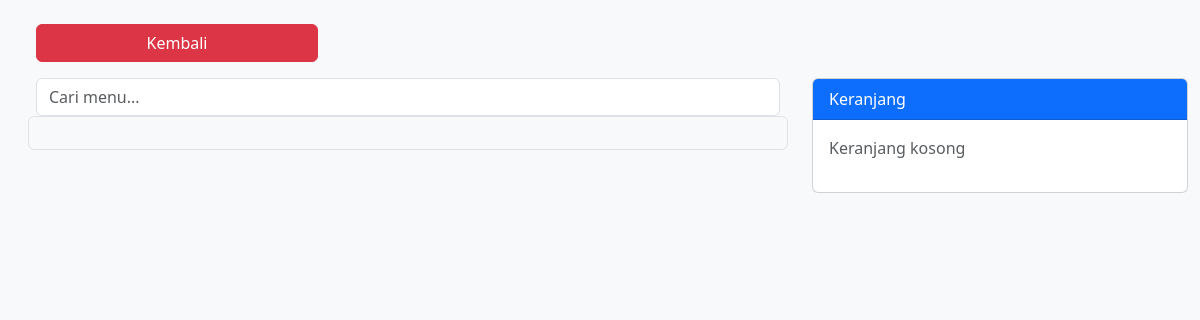
The page /admin/transaksi.php (signed in) on the database as committed earlier.
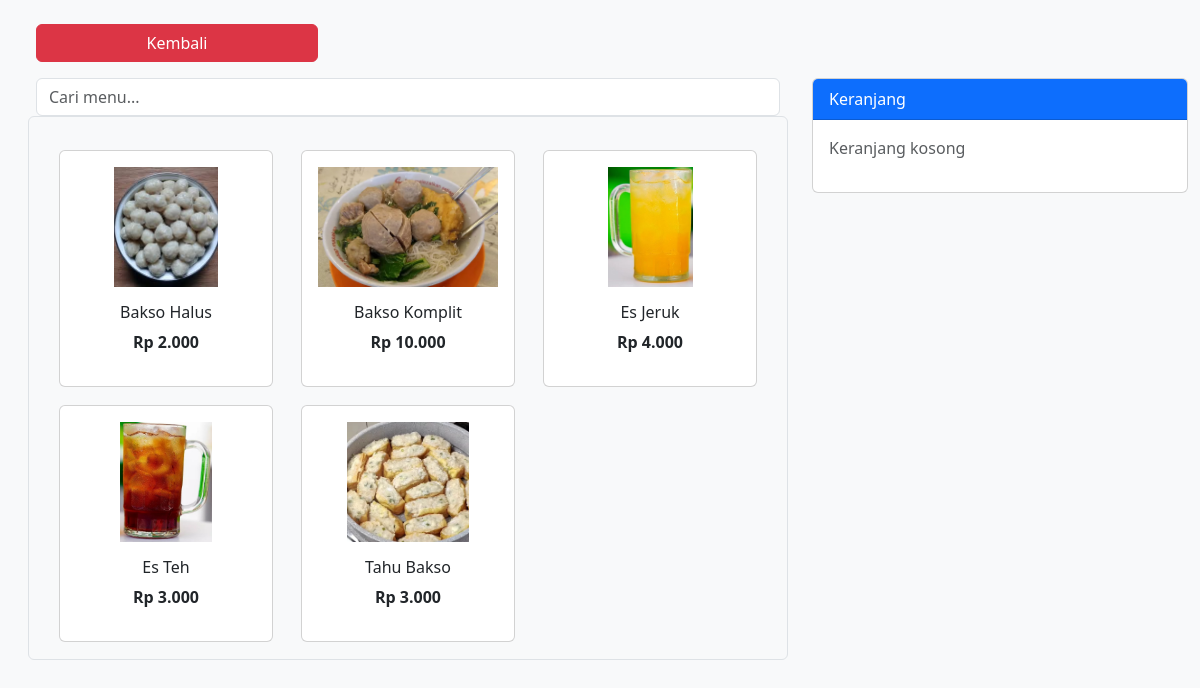
The same page on the database as committed later.
### tables this page shows
CREATE TABLE `menu` (
  `id` int(11) NOT NULL AUTO_INCREMENT,
  `nama_menu` varchar(150) NOT NULL,
  `harga` double NOT NULL,
  `stok` int(11) NOT NULL DEFAULT 0,
  `id_kategori` int(11) DEFAULT NULL,
  `gambar` varchar(255) DEFAULT NULL,
  PRIMARY KEY (`id`),
  KEY `id_kategori` (`id_kategori`),
  CONSTRAINT `menu_ibfk_1` FOREIGN KEY (`id_kategori`) REFERENCES `kategori` (`id`) ON DELETE SET NULL ON UPDATE CASCADE
);

### admin/transaksi.php (the view, shortened to what this page needs)
<?php
require 'conn.php';
function rupiah($angka)
{
    return 'Rp ' . number_format($angka, 0, ',', '.');
}
$keyword = $_GET['cari'] ?? '';
$keyword_safe = mysqli_real_escape_string($conn, $keyword);
$menu = mysqli_query(
    $conn,
    $keyword
        ? "SELECT * FROM menu WHERE nama_menu LIKE '%$keyword_safe%' ORDER BY nama_menu ASC"
        : "SELECT * FROM menu ORDER BY nama_menu ASC"
);
?>
<!DOCTYPE html>
<html lang="id">
<head>
    <link href="https://cdn.jsdelivr.net/npm/bootstrap@5.3.3/dist/css/bootstrap.min.css" rel="stylesheet">
</head>
<body class="p-4">
    <div class="container-fluid">
        <a href="dashboard.php" class="btn btn-danger mb-3 w-25">Kembali</a>
        <div class="row">
            <div class="col-lg-8">
                <form method="get" class="mb-3">
                    <input type="text" name="cari"
                        value="<?= htmlspecialchars($keyword) ?>"
                        class="form-control"
                        placeholder="Cari menu...">
                </form>
                <div class="row row-cols-2 row-cols-md-3 g-3 p-3 border rounded">
                    <?php while ($m = mysqli_fetch_assoc($menu)): ?>
                        <div class="col">
                            <form method="post">
                                <button name="tambah" class="border-0 bg-transparent w-100">
                                    <div class="card p-3 h-100">
                                        <img src="../assets/<?= $m['gambar'] ?? 'default.jpg' ?>">
                                        <div class="card-body text-center">
                                            <h6><?= htmlspecialchars($m['nama_menu']) ?></h6>
                                            <b><?= rupiah($m['harga']) ?></b>
                                        </div>
                                    </div>
                                </button>
                            </form>
                        </div>
                    <?php endwhile; ?>
                </div>
            </div>
            <div class="col-lg-4 position-fixed" style="right:0">
                <div class="card">
                    <div class="card-header bg-primary text-white">Keranjang</div>
                    <div class="card-body">
                        <?php if ($_SESSION['cart']): ?>
                            <table class="table table-sm">
                                <?php $total = 0;
                                foreach ($_SESSION['cart'] as $id => $c):
                                    $total += $c['subtotal']; ?>
                                    <tr>
                                        <td><?= $c['nama'] ?></td>
                                        <td>
                                            <form method="post" class="d-flex">
                                                <input type="hidden" name="update_id" value="<?= $id ?>">
                                                <input type="number"
                                                    name="jumlah_baru"
                                                    value="<?= $c['jumlah'] ?>"
                                                    min="1"
                                                    class="form-control form-control-sm me-1"
                                                    style="width:60px"
                                                    onchange="this.form.submit()">
                                            </form>
                                        </td>
                                        <td><?= rupiah($c['subtotal']) ?></td>
                                        <td>
                                            <a href="?hapus=<?= $id ?>"
                                                class="btn btn-sm btn-danger"
                                                onclick="return confirm('Hapus item ini dari keranjang?')">
                                                🗑️
                                            </a>
                                        </td>
                                    </tr>
                                <?php endforeach; ?>
                            </table>
                            <b>Total: <?= rupiah($total) ?></b>
                            <form method="post" class="mt-2">
                                <input type="number"
                                    name="pembayaran"
                                    min="<?= $total ?>"
                                    class="form-control mb-2"
                                    required>
                                <button name="bayar"
                                    class="btn btn-success w-100">Bayar</button>
                            </form>
                        <?php else: ?>
                            <p class="text-muted">Keranjang kosong</p>
                        <?php endif; ?>
                    </div>
                </div>
            </div>
        </div>
    </div>
</body>
</html>
</body>
</html>

Rows that differ between the two databases and show on the page:
added menu: gambar (picture), nama_menu "Bakso Halus", harga "Rp 2.000"
added menu: gambar (picture), nama_menu "Bakso Komplit", harga "Rp 10.000"
added menu: gambar (picture), nama_menu "Es Jeruk", harga "Rp 4.000"
added menu: gambar (picture), nama_menu "Es Teh", harga "Rp 3.000"
added menu: gambar (picture), nama_menu "Tahu Bakso", harga "Rp 3.000"
